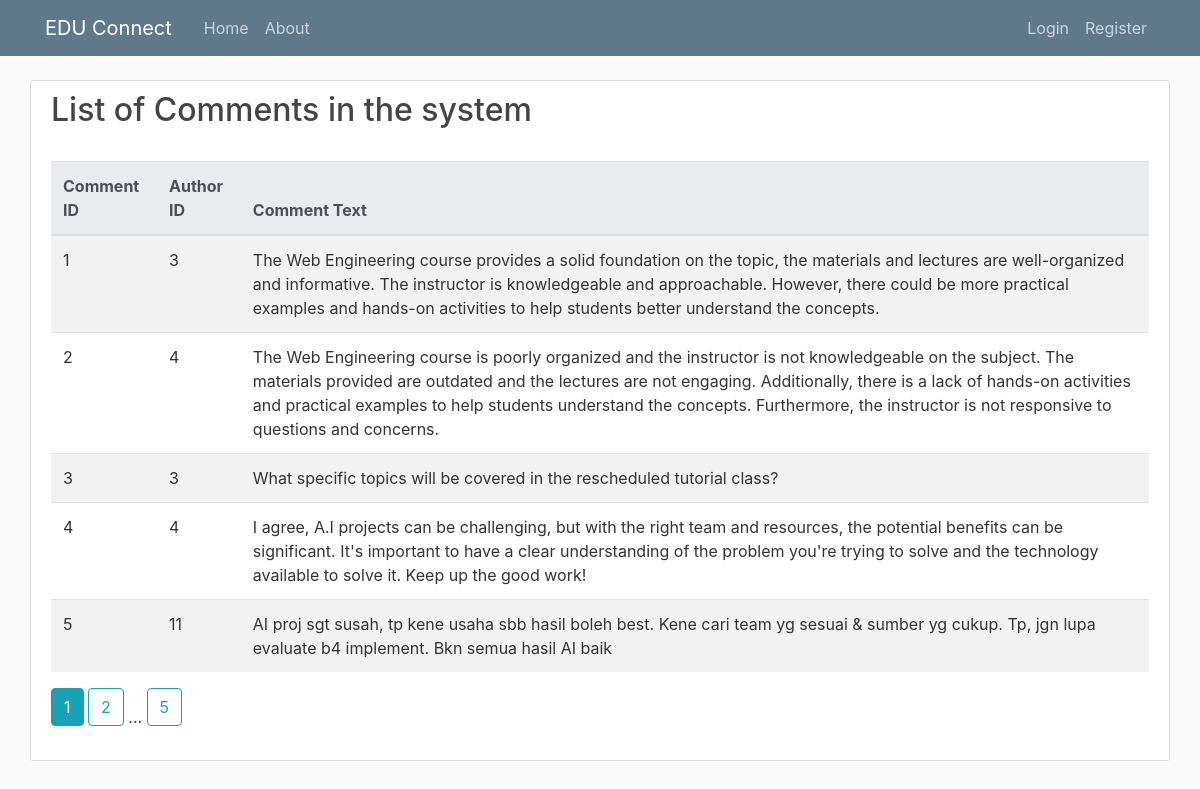
The page /comments on the database its author committed.
### EDUConnect/models.py (models this page shows)
class Comment(db.Model):
    id = db.Column(db.Integer, primary_key=True)
    text = db.Column(db.String(10000), nullable=False)
    date_created = db.Column(db.DateTime(timezone=True), default=func.now())
    author = db.Column(db.Integer, db.ForeignKey('user.id', ondelete="CASCADE"), nullable=False)
    post_id = db.Column(db.Integer, db.ForeignKey('post.id', ondelete="CASCADE"), nullable=False)
    author_user = db.relationship('User', backref='comments_by_author')
    replies = db.relationship("Reply", backref="comment", cascade="all, delete-orphan", passive_deletes=True)

### EDUConnect/admin/routes.py (the view)
@admin.route('/comments')
def comments():
    page = request.args.get('page', 1, type=int)
    comments = Comment.query.paginate(page=page, per_page=5)
    return render_template('admin_comments.html', comments=comments)

### EDUConnect/templates/admin_comments.html
{% extends "layout2.html" %}
{% block content %}
  <div class="col-md-20">
        <div class="content-section">
            {% if comments %}
                <h2>List of Comments in the system</h2>
                <br>
                <table class="table table-striped">
                    <thead class="thead-light">
                        <tr>
                        <th>Comment ID</th>
                        <th>Author ID</th>
                        <th>Comment Text</th>
                        </tr>
                    </thead>
                    <tbody>
                        {% for comment in comments %}
                        <tr>
                            <td>{{ comment.id }}</td>
                            <td>{{ comment.author }}</td>
                            <td>{{ comment.text }}</td>
                        </tr>
                        {% endfor %}
                    </tbody>
                </table>
                {% for page_num in comments.iter_pages(left_edge=1, right_edge=1,
                    left_current=1, right_current=1) %}
                    {% if page_num %}
                        {% if comments.page == page_num %}
                            <a
                            class="btn btn-info mb-4"
                            href="{{ url_for('admin.comments', post_id=post_id, page=page_num) }}"
                            >{{ page_num }}</a
                            >
                        {% else %}
                            <a
                            class="btn btn-outline-info mb-4"
                            href="{{ url_for('admin.comments', post_id=post_id, page=page_num) }}"
                            >{{ page_num }}</a
                            >
                        {% endif %}
                    {% else %}
                        ...
                    {% endif %}
                {% endfor %}
            {% endif %}
        </div>
    </div>
{% endblock %}

### EDUConnect/static/main.css (style rules this page uses)
body { background: #fafafa; color: #333333; margin-top: 5rem; }
h1, h2, h3, h4, h5, h6 { color: #444444; }
.content-section { background: #ffffff; padding: 10px 20px; border: 1px solid #dddddd; border-radius: 3px; margin-bottom: 20px; }

### rows shown on the page
Comment: id "1", author "3", text "The Web Engineering course provides a solid foundation on the topic, the materials and lectures are well-organized and informative. The instructor is knowledgeable and approachable. However, there could be more practical examples and hands-on activities to help students better understand the concepts."
Comment: id "2", author "4", text "The Web Engineering course is poorly organized and the instructor is not knowledgeable on the subject. The materials provided are outdated and the lectures are not engaging. Additionally, there is a lack of hands-on activities and practical examples to help students understand the concepts. Furthermore, the instructor is not responsive to questions and concerns."
Comment: id "3", author "3", text "What specific topics will be covered in the rescheduled tutorial class?"
Comment: id "4", author "4", text "I agree, A.I projects can be challenging, but with the right team and resources, the potential benefits can be significant. It's important to have a clear understanding of the problem you're trying to solve and the technology available to solve it. Keep up the good work!"
Comment: id "5", author "11", text "AI proj sgt susah, tp kene usaha sbb hasil boleh best. Kene cari team yg sesuai & sumber yg cukup. Tp, jgn lupa evaluate b4 implement. Bkn semua hasil AI baik"

### other values the page prints
{{ page_num }} "1"
{{ page_num }} "2" "5"
